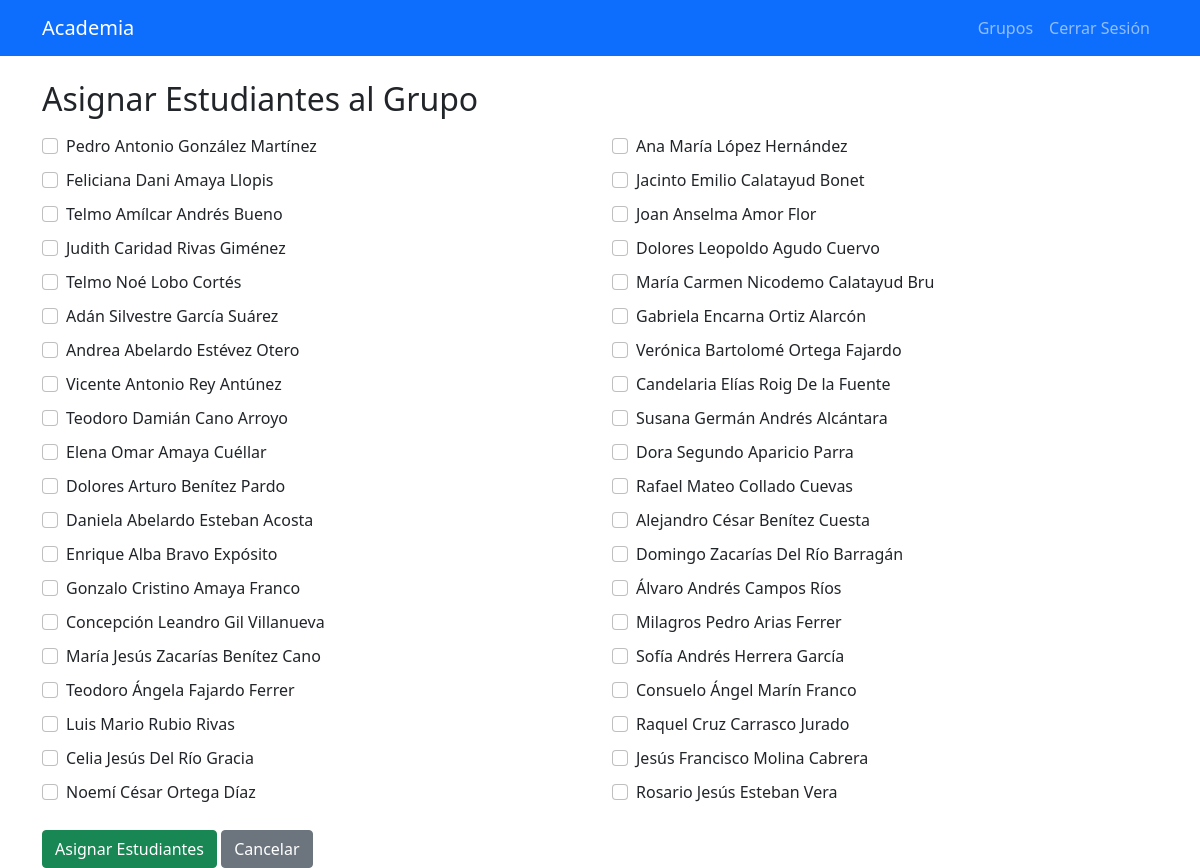
Screenshot of /grupos.php?action=asignar&id=1 (signed in) with the database file from the repository.
### tables this page shows
CREATE TABLE estudiantes (
    codigo VARCHAR(15) PRIMARY KEY,
    nombres VARCHAR(100) NOT NULL,
    apellidos VARCHAR(100) NOT NULL,
    dui VARCHAR(10) NOT NULL,
    email VARCHAR(100) NOT NULL,
    telefono VARCHAR(15) NOT NULL,
    fecha_nacimiento DATE NOT NULL,
    fotografia VARCHAR(255) NULL,
    estado ENUM('activo', 'inactivo') DEFAULT 'activo'
);

### controllers/GrupoController.php (called while the page is built, shortened)
<?php
class GrupoController {
    private $estudiante;
    public function __construct($db) {
        $this->estudiante = new Estudiante($db);
    }
    public function asignar($grupo_id) {
        $estudiantes = $this->estudiante->obtenerTodos();
        include 'views/grupos/asignar.php';
    }
}
?>

### models/Estudiante.php (called while the page is built, shortened)
<?php
class Estudiante {
    private $conn;
    private $table = 'estudiantes';
    public function __construct($db) {
        $this->conn = $db;
    }
    public function obtenerTodos() {
        $query = "SELECT * FROM " . $this->table . " WHERE estado = 'activo'";
        $stmt = $this->conn->prepare($query);
        $stmt->execute();
        return $stmt->fetchAll(PDO::FETCH_ASSOC);
    }
}
?>

### views/grupos/asignar.php (the view, shortened to what this page needs)
<!DOCTYPE html>
<html>
<head>
    <link href="https://cdn.jsdelivr.net/npm/bootstrap@5.1.3/dist/css/bootstrap.min.css" rel="stylesheet">
</head>
<body>
    <nav class="navbar navbar-expand-lg navbar-dark bg-primary">
        <div class="container">
            <a class="navbar-brand" href="dashboard.php">Academia</a>
            <div class="navbar-nav ms-auto">
                <a class="nav-link" href="grupos.php">Grupos</a>
                <a class="nav-link" href="logout.php">Cerrar Sesión</a>
            </div>
        </div>
    </nav>
    <div class="container mt-4">
        <h2>Asignar Estudiantes al Grupo</h2>
        <form method="post" class="mt-3">
            <div class="row">
                <?php foreach($estudiantes as $estudiante): ?>
                <div class="col-md-6 mb-2">
                    <div class="form-check">
                        <input class="form-check-input" type="checkbox" name="estudiantes[]" value="<?= $estudiante['codigo'] ?>" id="est_<?= $estudiante['codigo'] ?>">
                        <label class="form-check-label" for="est_<?= $estudiante['codigo'] ?>">
                            <?= $estudiante['nombres'] . ' ' . $estudiante['apellidos'] ?>
                        </label>
                    </div>
                </div>
                <?php endforeach; ?>
            </div>
            <button type="submit" class="btn btn-success mt-3">Asignar Estudiantes</button>
            <a href="grupos.php" class="btn btn-secondary mt-3">Cancelar</a>
        </form>
    </div>
</body>
</html>

### grupos.php (shortened to what this page needs)
<?php
require_once 'models/Estudiante.php';
require_once 'controllers/GrupoController.php';
$database = new Database();
$db = $database->getConnection();
$controller = new GrupoController($db);
$action = $_GET['action'] ?? 'index';
$id = $_GET['id'] ?? null;
switch($action) {
    case 'asignar':
        $controller->asignar($id);
        break;
}
?>

### rows the page displays
estudiantes: nombres "Pedro Antonio", apellidos "González Martínez"
estudiantes: nombres "Ana María", apellidos "López Hernández"
estudiantes: nombres "Feliciana Dani", apellidos "Amaya Llopis"
estudiantes: nombres "Jacinto Emilio", apellidos "Calatayud Bonet"
estudiantes: nombres "Telmo Amílcar", apellidos "Andrés Bueno"
estudiantes: nombres "Joan Anselma", apellidos "Amor Flor"
estudiantes: nombres "Judith Caridad", apellidos "Rivas Giménez"
estudiantes: nombres "Dolores Leopoldo", apellidos "Agudo Cuervo"
estudiantes: nombres "Telmo Noé", apellidos "Lobo Cortés"
estudiantes: nombres "María Carmen Nicodemo", apellidos "Calatayud Bru"
estudiantes: nombres "Adán Silvestre", apellidos "García Suárez"
estudiantes: nombres "Gabriela Encarna", apellidos "Ortiz Alarcón"
estudiantes: nombres "Andrea Abelardo", apellidos "Estévez Otero"
estudiantes: nombres "Verónica Bartolomé", apellidos "Ortega Fajardo"
estudiantes: nombres "Vicente Antonio", apellidos "Rey Antúnez"
estudiantes: nombres "Candelaria Elías", apellidos "Roig De la Fuente"
estudiantes: nombres "Teodoro Damián", apellidos "Cano Arroyo"
estudiantes: nombres "Susana Germán", apellidos "Andrés Alcántara"
estudiantes: nombres "Elena Omar", apellidos "Amaya Cuéllar"
estudiantes: nombres "Dora Segundo", apellidos "Aparicio Parra"
estudiantes: nombres "Dolores Arturo", apellidos "Benítez Pardo"
estudiantes: nombres "Rafael Mateo", apellidos "Collado Cuevas"
estudiantes: nombres "Daniela Abelardo", apellidos "Esteban Acosta"
estudiantes: nombres "Alejandro César", apellidos "Benítez Cuesta"
estudiantes: nombres "Enrique Alba", apellidos "Bravo Expósito"
estudiantes: nombres "Domingo Zacarías", apellidos "Del Río Barragán"
estudiantes: nombres "Gonzalo Cristino", apellidos "Amaya Franco"
estudiantes: nombres "Álvaro Andrés", apellidos "Campos Ríos"
estudiantes: nombres "Concepción Leandro", apellidos "Gil Villanueva"
estudiantes: nombres "Milagros Pedro", apellidos "Arias Ferrer"
estudiantes: nombres "María Jesús Zacarías", apellidos "Benítez Cano"
estudiantes: nombres "Sofía Andrés", apellidos "Herrera García"
estudiantes: nombres "Teodoro Ángela", apellidos "Fajardo Ferrer"
estudiantes: nombres "Consuelo Ángel", apellidos "Marín Franco"
estudiantes: nombres "Luis Mario", apellidos "Rubio Rivas"
estudiantes: nombres "Raquel Cruz", apellidos "Carrasco Jurado"
estudiantes: nombres "Celia Jesús", apellidos "Del Río Gracia"
estudiantes: nombres "Jesús Francisco", apellidos "Molina Cabrera"
estudiantes: nombres "Noemí César", apellidos "Ortega Díaz"
estudiantes: nombres "Rosario Jesús", apellidos "Esteban Vera"
